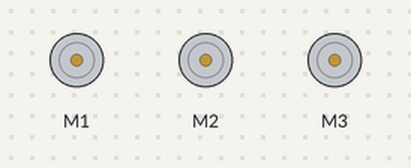
Bench run of a sketch on a simulated Arduino Uno, built with avr-gcc and run on an emulated ATmega328P. Shown: 3 × DC motor (green arrow = forward, orange = backward, longer = faster).

Above: at 0.1 s.
At 1.1 s:
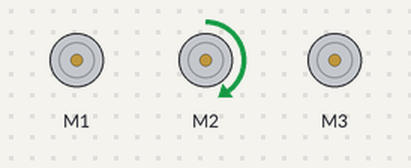
At 1.8 s:
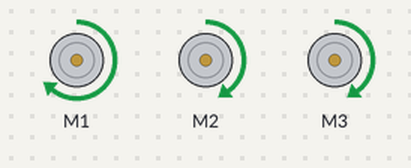
Timing chart, 0 to 3.3 s (numbered marks = the images above):
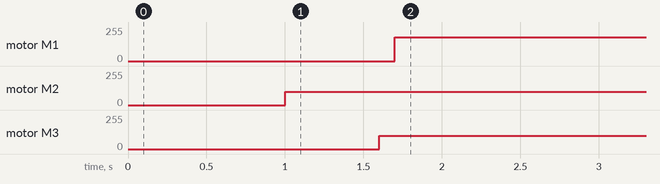

The sketch:

MOTORES.ino
```cpp
#include <AFMotor.h>
AF_DCMotor Motor1(1);
AF_DCMotor Motor2(2);
AF_DCMotor Motor3(3);

void setup()
   {  Motor1.run(RELEASE);
      Motor2.run(RELEASE);
      Motor3.run(RELEASE);
   }

void loop()
   {
       delay(100);
       Motor1.run(FORWARD);
       delay (400);

       Motor2.run(FORWARD);
       delay(500);
       Motor2.setSpeed(100);
       delay(100);

       Motor3.run(FORWARD);
       delay(500);
       Motor3.setSpeed(100);
       delay(100);


       Motor1.run(FORWARD);
       Motor1.setSpeed(180);

   }
```

Measured:
- by itself, motor M1: stopped → forward 180/255 at 1.7 s
- by itself, motor M2: stopped → forward 100/255 at 1.0 s
- by itself, motor M3: stopped → forward 100/255 at 1.6 s
